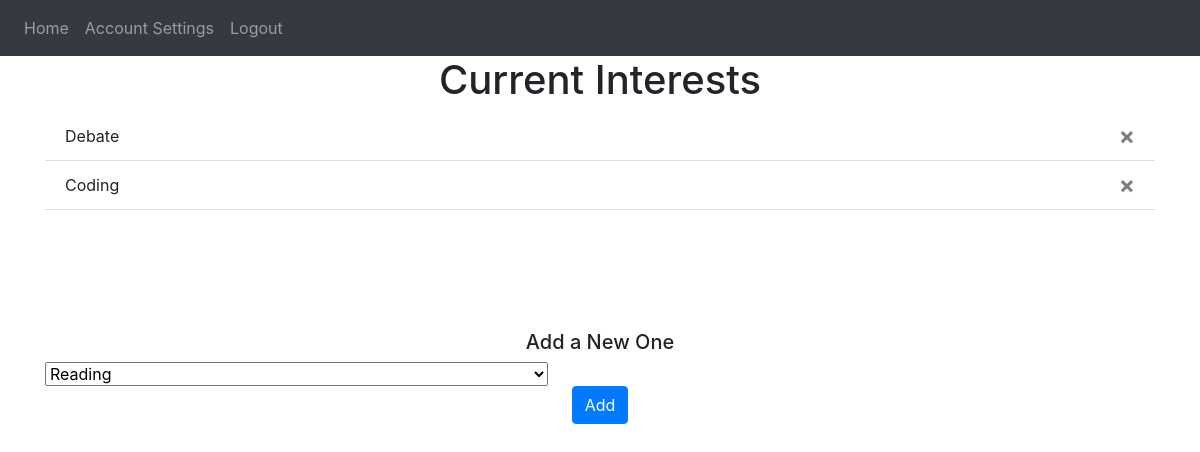
Before: /interests (signed in) with the older database file.
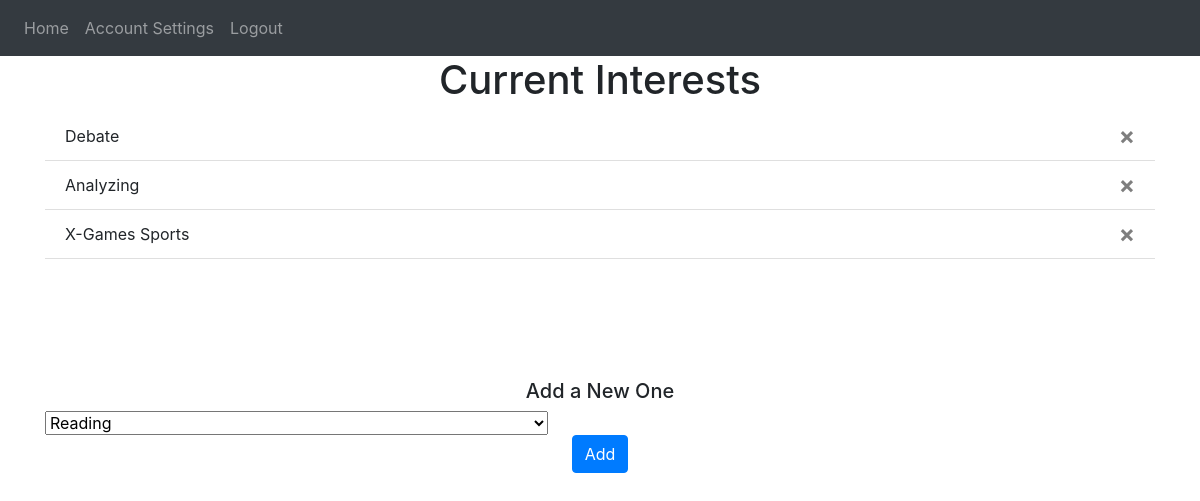
After: the same page with the newer database file.
### app/models.py (models this page shows)
class Interest(db.Model, UserMixin):
    id = db.Column(db.Integer, primary_key=True)
    name = db.Column(db.String(150))
    user_id = db.Column(db.Integer, db.ForeignKey('user.id'))

### app/views.py (the view, shortened to what this page needs)
@views.route('/interests', methods=['GET', 'POST'])
@login_required
def interests():
    f = open(r'app/static/hobbies.txt')
    try:
        dic = f.readlines()
    finally:
        f.close()
    return render_template("interests.html", user=current_user, hobbies=dic)

### app/__init__.py (called while the page is built)
def create_app():
    app = Flask(__name__)
    app.config['SECRET_KEY'] = 'dasdahkdkhjdasdb adbaskjdghadgakljhdbas'
    app.config['SQLALCHEMY_DATABASE_URI'] = f'sqlite:///{DB_NAME}'
    db.init_app(app)
    from .views import views
    from .auth import auth
    app.register_blueprint(views, url_prefix='/')
    app.register_blueprint(auth, url_prefix='/')
    from .models import User
    with app.app_context():
        db.create_all()
    login_manager = LoginManager()
    login_manager.login_view = 'auth.login'
    login_manager.init_app(app)
    @login_manager.user_loader
    def load_user(id):
        return User.query.get(int(id))
    return app

### app/templates/interests.html (shortened to what this page needs)
{% extends "base.html" %} {% block title %}Home{% endblock %}
{% block content %}
<h1 align="center">Current Interests</h1>
<ul class="list-group list-group-flush" id="interests">
  {% for interest in user.interests %}
  <li class="list-group-item">
    {{ interest.name }}
    <button type="button" class="close" onClick="deleteInterest({{ interest.id }})">
      <span aria-hidden="true">&times;</span>
    </button>
  </li>
  {% endfor %}
</ul>
    <br>
    <br>
    <br>
    <br>
    <br>
<h5 align="center">Add a New One</h5>
<form method="POST">
    <select name="interest_menu">
    {% for hobby in hobbies %}
        <option value="{{ hobby }}">{{ hobby }}</option>
    {% endfor %}
 </select>
    <div align="center">
    <button type="submit" class="btn btn-primary">Add</button>
  </div>
</form>
{% endblock %}

### app/templates/base.html (shortened to what this page needs)
<!DOCTYPE html>
<html>
  <head>
    <link
      rel="stylesheet"
      href="https://stackpath.bootstrapcdn.com/bootstrap/4.4.1/css/bootstrap.min.css"
    />
    <link
      rel="stylesheet"
      href="https://stackpath.bootstrapcdn.com/font-awesome/4.7.0/css/font-awesome.min.css"
    />
  </head>
  <body>
    <nav class="navbar navbar-expand-lg navbar-dark bg-dark">
      <div class="collapse navbar-collapse" id="navbar">
        <div class="navbar-nav">
          {% if user.is_authenticated %}
          <a class="nav-item nav-link" id="home" href="/">Home</a>
          <a class="nav-item nav-link" id="settings" href="/settings">Account Settings</a>
          <a class="nav-item nav-link" id="logout" href="/logout">Logout</a>
          {% else %}
          <a class="nav-item nav-link" id="login" href="/login">Login</a>
          <a class="nav-item nav-link" id="signUp" href="/sign-up">Sign Up</a>
          {% endif %}
        </div>
      </div>
    </nav>
    <div class="container">{% block content %} {% endblock %}</div>
  </body>
</html>

Changed rows visible on the page:
added Interest: name "Analyzing"
changed Interest: name "Coding" → "X-Games Sports"
